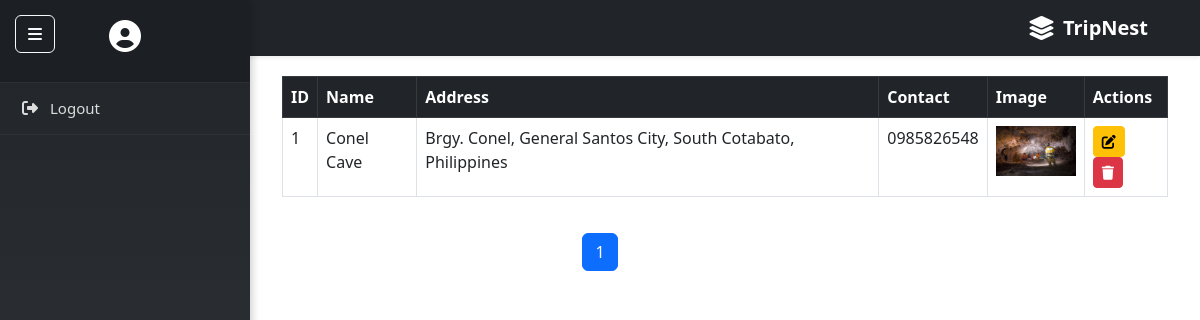
The page /CLIENT/manage_destinations.php on the database as committed earlier.
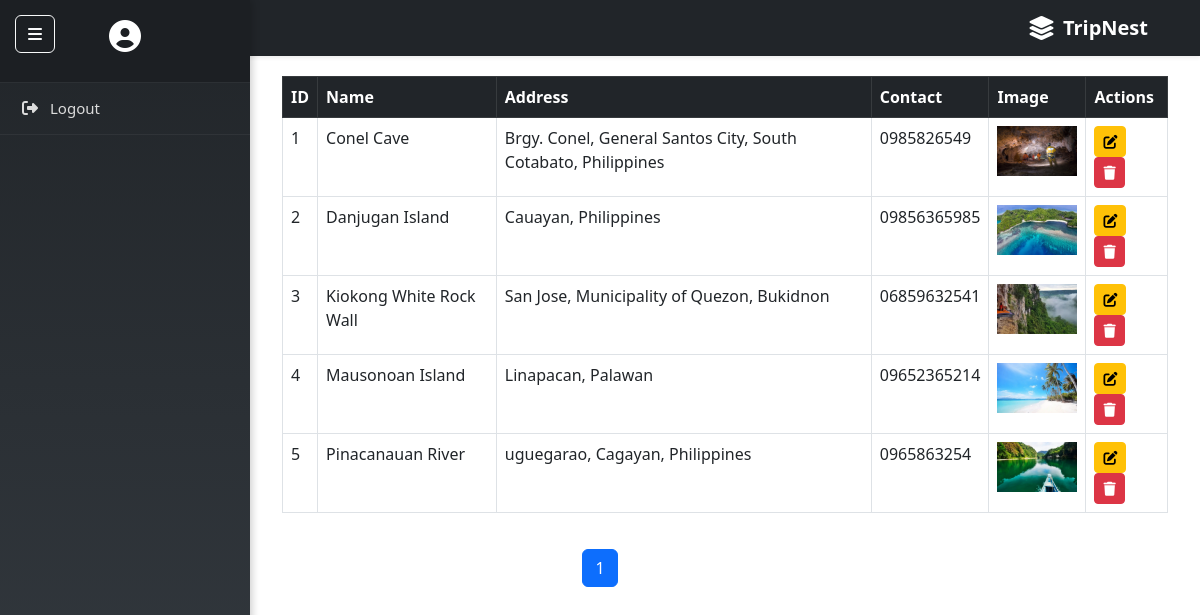
The same page on the database as committed later.
### tables this page shows
CREATE TABLE `destination` (
  `id` int(11) NOT NULL,
  `name` varchar(25) NOT NULL,
  `description` longtext NOT NULL,
  `image` varchar(255) DEFAULT NULL,
  `address` varchar(65) DEFAULT NULL,
  `contact_number` varchar(20) DEFAULT NULL,
  `created_at` timestamp NOT NULL DEFAULT current_timestamp()
);

### CLIENT/manage_destinations.php (the view, shortened to what this page needs)
<?php
include_once "includes/config.php";
include_once "includes/header.php";
include_once "includes/sidebar.php";
include_once "includes/navbar.php";
$limit = 5;
$page = isset($_GET['page']) ? (int) $_GET['page'] : 1;
$offset = ($page - 1) * $limit;
$total_query = $conn->query("SELECT COUNT(*) as total FROM destination");
$total_row = $total_query->fetch_assoc();
$total_records = $total_row['total'];
$total_pages = ceil($total_records / $limit);
$sql = "SELECT * FROM destination ORDER BY id ASC LIMIT $limit OFFSET $offset";
$result = $conn->query($sql);
?>
<div id="main-content">
    <div class="container">
        <table class="table table-bordered table-hover bg-white">
            <thead class="table-dark">
                <tr>
                    <th>ID</th>
                    <th>Name</th>
                    <th>Address</th>
                    <th>Contact</th>
                    <th>Image</th>
                    <th>Actions</th>
                </tr>
            </thead>
            <tbody>
            <?php while($row = $result->fetch_assoc()): ?>
                <tr>
                    <td><?= $row['id'] ?></td>
                    <td><?= htmlspecialchars($row['name']) ?></td>
                    <td><?= htmlspecialchars($row['address']) ?></td>
                    <td><?= htmlspecialchars($row['contact_number']) ?></td>
                    <td><img src="uploads/<?= $row['image'] ?>" width="80" height="50"></td>
                    <td>
                        <a href="#" onclick="confirmEdit(<?= $row['id'] ?>)" class="btn btn-sm btn-warning"><i class="fas fa-edit"></i></a>
                        <a href="delete_destination.php?id=<?= $row['id'] ?>" class="btn btn-sm btn-danger" onclick="return confirmDelete(event)"><i class="fas fa-trash"></i></a>
                    </td>
                </tr>
            <?php endwhile; ?>
            </tbody>
        </table>
    </div>
</div>
<nav>
  <ul class="pagination justify-content-center">
    <?php for ($i = 1; $i <= $total_pages; $i++): ?>
      <li class="page-item <?= ($i == $page) ? 'active' : '' ?>">
        <a class="page-link" href="?page=<?= $i ?>"><?= $i ?></a>
      </li>
    <?php endfor; ?>
  </ul>
</nav>

Rows that differ between the two databases and show on the page:
changed destination "Conel Cave": contact_number "0985826548" → "0985826549"
added destination: id "2", name "Danjugan Island", address "Cauayan, Philippines", contact_number "09856365985", image (picture)
added destination: id "3", name "Kiokong White Rock Wall", address "San Jose, Municipality of Quezon, Bukidnon", contact_number "06859632541", image (picture)
added destination: id "4", name "Mausonoan Island", address "Linapacan, Palawan", contact_number "09652365214", image (picture)
added destination: id "5", name "Pinacanauan River", address "uguegarao, Cagayan, Philippines", contact_number "0965863254", image (picture)
